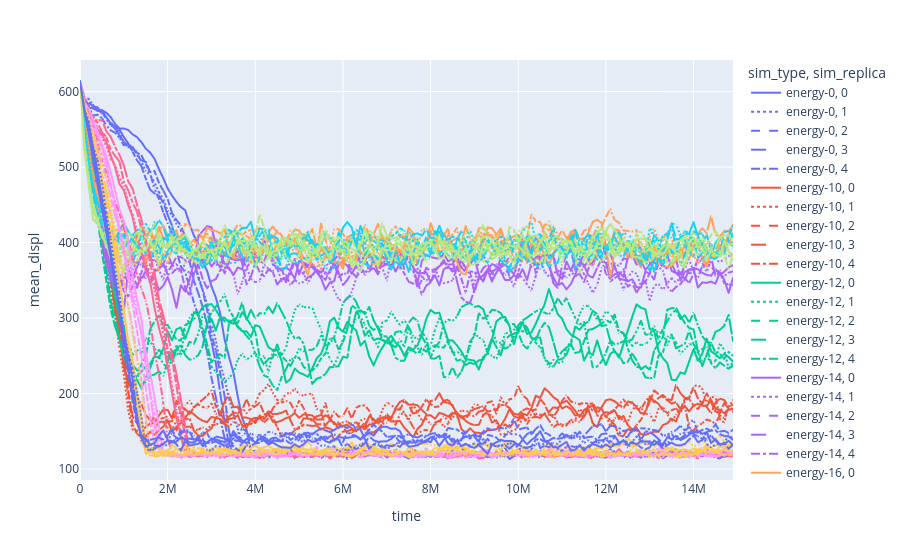

Source (notebook cell):
### Code cell
px.line(
    displdf,
    x="time",
    y="mean_displ",
    color="sim_type",
    line_dash="sim_replica"
)

### Figure 1 — Plotly figure (JSON) as saved in the notebook; plotly's stock layout.template omitted (floating-point values rounded to 4 significant figures; data arrays with more than 128 entries replaced by an {"elided": "..."} marker saying what was removed)
{"data": [{"hovertemplate": "sim_type=energy-0<br>sim_replica=0<br>time=%{x}<br>mean_displ=%{y}<extra></extra>", "legendgroup": "energy-0, 0", "line": {"color": "#636efa", "dash": "solid"}, "marker": {"symbol": "circle"}, "mode": "lines", "name": "energy-0, 0", "showlegend": true, "type": "scattergl", "x": {"elided": "150 int values"}, "xaxis": "x", "y": {"elided": "150 float values"}, "yaxis": "y"}, {"hovertemplate": "sim_type=energy-0<br>sim_replica=1<br>time=%{x}<br>mean_displ=%{y}<extra></extra>", "legendgroup": "energy-0, 1", "line": {"color": "#636efa", "dash": "dot"}, "marker": {"symbol": "circle"}, "mode": "lines", "name": "energy-0, 1", "showlegend": true, "type": "scattergl", "x": {"elided": "150 int values"}, "xaxis": "x", "y": {"elided": "150 float values"}, "yaxis": "y"}, {"hovertemplate": "sim_type=energy-0<br>sim_replica=2<br>time=%{x}<br>mean_displ=%{y}<extra></extra>", "legendgroup": "energy-0, 2", "line": {"color": "#636efa", "dash": "dash"}, "marker": {"symbol": "circle"}, "mode": "lines", "name": "energy-0, 2", "showlegend": true, "type": "scattergl", "x": {"elided": "150 int values"}, "xaxis": "x", "y": {"elided": "150 float values"}, "yaxis": "y"}, {"hovertemplate": "sim_type=energy-0<br>sim_replica=3<br>time=%{x}<br>mean_displ=%{y}<extra></extra>", "legendgroup": "energy-0, 3", "line": {"color": "#636efa", "dash": "longdash"}, "marker": {"symbol": "circle"}, "mode": "lines", "name": "energy-0, 3", "showlegend": true, "type": "scattergl", "x": {"elided": "150 int values"}, "xaxis": "x", "y": {"elided": "150 float values"}, "yaxis": "y"}, {"hovertemplate": "sim_type=energy-0<br>sim_replica=4<br>time=%{x}<br>mean_displ=%{y}<extra></extra>", "legendgroup": "energy-0, 4", "line": {"color": "#636efa", "dash": "dashdot"}, "marker": {"symbol": "circle"}, "mode": "lines", "name": "energy-0, 4", "showlegend": true, "type": "scattergl", "x": {"elided": "150 int values"}, "xaxis": "x", "y": {"elided": "150 float values"}, "yaxis": "y"}, {"hovertemplate": "sim_type=energy-10<br>sim_replica=0<br>time=%{x}<br>mean_displ=%{y}<extra></extra>", "legendgroup": "energy-10, 0", "line": {"color": "#EF553B", "dash": "solid"}, "marker": {"symbol": "circle"}, "mode": "lines", "name": "energy-10, 0", "showlegend": true, "type": "scattergl", "x": {"elided": "150 int values"}, "xaxis": "x", "y": {"elided": "150 float values"}, "yaxis": "y"}, {"hovertemplate": "sim_type=energy-10<br>sim_replica=1<br>time=%{x}<br>mean_displ=%{y}<extra></extra>", "legendgroup": "energy-10, 1", "line": {"color": "#EF553B", "dash": "dot"}, "marker": {"symbol": "circle"}, "mode": "lines", "name": "energy-10, 1", "showlegend": true, "type": "scattergl", "x": {"elided": "150 int values"}, "xaxis": "x", "y": {"elided": "150 float values"}, "yaxis": "y"}, {"hovertemplate": "sim_type=energy-10<br>sim_replica=2<br>time=%{x}<br>mean_displ=%{y}<extra></extra>", "legendgroup": "energy-10, 2", "line": {"color": "#EF553B", "dash": "dash"}, "marker": {"symbol": "circle"}, "mode": "lines", "name": "energy-10, 2", "showlegend": true, "type": "scattergl", "x": {"elided": "150 int values"}, "xaxis": "x", "y": {"elided": "150 float values"}, "yaxis": "y"}, {"hovertemplate": "sim_type=energy-10<br>sim_replica=3<br>time=%{x}<br>mean_displ=%{y}<extra></extra>", "legendgroup": "energy-10, 3", "line": {"color": "#EF553B", "dash": "longdash"}, "marker": {"symbol": "circle"}, "mode": "lines", "name": "energy-10, 3", "showlegend": true, "type": "scattergl", "x": {"elided": "150 int values"}, "xaxis": "x", "y": {"elided": "150 float values"}, "yaxis": "y"}, {"hovertemplate": "sim_type=energy-10<br>sim_replica=4<br>time=%{x}<br>mean_displ=%{y}<extra></extra>", "legendgroup": "energy-10, 4", "line": {"color": "#EF553B", "dash": "dashdot"}, "marker": {"symbol": "circle"}, "mode": "lines", "name": "energy-10, 4", "showlegend": true, "type": "scattergl", "x": {"elided": "150 int values"}, "xaxis": "x", "y": {"elided": "150 float values"}, "yaxis": "y"}, {"hovertemplate": "sim_type=energy-12<br>sim_replica=0<br>time=%{x}<br>mean_displ=%{y}<extra></extra>", "legendgroup": "energy-12, 0", "line": {"color": "#00cc96", "dash": "solid"}, "marker": {"symbol": "circle"}, "mode": "lines", "name": "energy-12, 0", "showlegend": true, "type": "scattergl", "x": {"elided": "150 int values"}, "xaxis": "x", "y": {"elided": "150 float values"}, "yaxis": "y"}, {"hovertemplate": "sim_type=energy-12<br>sim_replica=1<br>time=%{x}<br>mean_displ=%{y}<extra></extra>", "legendgroup": "energy-12, 1", "line": {"color": "#00cc96", "dash": "dot"}, "marker": {"symbol": "circle"}, "mode": "lines", "name": "energy-12, 1", "showlegend": true, "type": "scattergl", "x": {"elided": "150 int values"}, "xaxis": "x", "y": {"elided": "150 float values"}, "yaxis": "y"}, {"hovertemplate": "sim_type=energy-12<br>sim_replica=2<br>time=%{x}<br>mean_displ=%{y}<extra></extra>", "legendgroup": "energy-12, 2", "line": {"color": "#00cc96", "dash": "dash"}, "marker": {"symbol": "circle"}, "mode": "lines", "name": "energy-12, 2", "showlegend": true, "type": "scattergl", "x": {"elided": "150 int values"}, "xaxis": "x", "y": {"elided": "150 float values"}, "yaxis": "y"}, {"hovertemplate": "sim_type=energy-12<br>sim_replica=3<br>time=%{x}<br>mean_displ=%{y}<extra></extra>", "legendgroup": "energy-12, 3", "line": {"color": "#00cc96", "dash": "longdash"}, "marker": {"symbol": "circle"}, "mode": "lines", "name": "energy-12, 3", "showlegend": true, "type": "scattergl", "x": {"elided": "150 int values"}, "xaxis": "x", "y": {"elided": "150 float values"}, "yaxis": "y"}, {"hovertemplate": "sim_type=energy-12<br>sim_replica=4<br>time=%{x}<br>mean_displ=%{y}<extra></extra>", "legendgroup": "energy-12, 4", "line": {"color": "#00cc96", "dash": "dashdot"}, "marker": {"symbol": "circle"}, "mode": "lines", "name": "energy-12, 4", "showlegend": true, "type": "scattergl", "x": {"elided": "150 int values"}, "xaxis": "x", "y": {"elided": "150 float values"}, "yaxis": "y"}, {"hovertemplate": "sim_type=energy-14<br>sim_replica=0<br>time=%{x}<br>mean_displ=%{y}<extra></extra>", "legendgroup": "energy-14, 0", "line": {"color": "#ab63fa", "dash": "solid"}, "marker": {"symbol": "circle"}, "mode": "lines", "name": "energy-14, 0", "showlegend": true, "type": "scattergl", "x": {"elided": "150 int values"}, "xaxis": "x", "y": {"elided": "150 float values"}, "yaxis": "y"}, {"hovertemplate": "sim_type=energy-14<br>sim_replica=1<br>time=%{x}<br>mean_displ=%{y}<extra></extra>", "legendgroup": "energy-14, 1", "line": {"color": "#ab63fa", "dash": "dot"}, "marker": {"symbol": "circle"}, "mode": "lines", "name": "energy-14, 1", "showlegend": true, "type": "scattergl", "x": {"elided": "150 int values"}, "xaxis": "x", "y": {"elided": "150 float values"}, "yaxis": "y"}, {"hovertemplate": "sim_type=energy-14<br>sim_replica=2<br>time=%{x}<br>mean_displ=%{y}<extra></extra>", "legendgroup": "energy-14, 2", "line": {"color": "#ab63fa", "dash": "dash"}, "marker": {"symbol": "circle"}, "mode": "lines", "name": "energy-14, 2", "showlegend": true, "type": "scattergl", "x": {"elided": "150 int values"}, "xaxis": "x", "y": {"elided": "150 float values"}, "yaxis": "y"}, {"hovertemplate": "sim_type=energy-14<br>sim_replica=3<br>time=%{x}<br>mean_displ=%{y}<extra></extra>", "legendgroup": "energy-14, 3", "line": {"color": "#ab63fa", "dash": "longdash"}, "marker": {"symbol": "circle"}, "mode": "lines", "name": "energy-14, 3", "showlegend": true, "type": "scattergl", "x": {"elided": "150 int values"}, "xaxis": "x", "y": {"elided": "150 float values"}, "yaxis": "y"}, {"hovertemplate": "sim_type=energy-14<br>sim_replica=4<br>time=%{x}<br>mean_displ=%{y}<extra></extra>", "legendgroup": "energy-14, 4", "line": {"color": "#ab63fa", "dash": "dashdot"}, "marker": {"symbol": "circle"}, "mode": "lines", "name": "energy-14, 4", "showlegend": true, "type": "scattergl", "x": {"elided": "150 int values"}, "xaxis": "x", "y": {"elided": "150 float values"}, "yaxis": "y"}, {"hovertemplate": "sim_type=energy-16<br>sim_replica=0<br>time=%{x}<br>mean_displ=%{y}<extra></extra>", "legendgroup": "energy-16, 0", "line": {"color": "#FFA15A", "dash": "solid"}, "marker": {"symbol": "circle"}, "mode": "lines", "name": "energy-16, 0", "showlegend": true, "type": "scattergl", "x": {"elided": "150 int values"}, "xaxis": "x", "y": {"elided": "150 float values"}, "yaxis": "y"}, {"hovertemplate": "sim_type=energy-16<br>sim_replica=1<br>time=%{x}<br>mean_displ=%{y}<extra></extra>", "legendgroup": "energy-16, 1", "line": {"color": "#FFA15A", "dash": "dot"}, "marker": {"symbol": "circle"}, "mode": "lines", "name": "energy-16, 1", "showlegend": true, "type": "scattergl", "x": {"elided": "150 int values"}, "xaxis": "x", "y": {"elided": "150 float values"}, "yaxis": "y"}, {"hovertemplate": "sim_type=energy-16<br>sim_replica=2<br>time=%{x}<br>mean_displ=%{y}<extra></extra>", "legendgroup": "energy-16, 2", "line": {"color": "#FFA15A", "dash": "dash"}, "marker": {"symbol": "circle"}, "mode": "lines", "name": "energy-16, 2", "showlegend": true, "type": "scattergl", "x": {"elided": "150 int values"}, "xaxis": "x", "y": {"elided": "150 float values"}, "yaxis": "y"}, {"hovertemplate": "sim_type=energy-16<br>sim_replica=3<br>time=%{x}<br>mean_displ=%{y}<extra></extra>", "legendgroup": "energy-16, 3", "line": {"color": "#FFA15A", "dash": "longdash"}, "marker": {"symbol": "circle"}, "mode": "lines", "name": "energy-16, 3", "showlegend": true, "type": "scattergl", "x": {"elided": "150 int values"}, "xaxis": "x", "y": {"elided": "150 float values"}, "yaxis": "y"}, {"hovertemplate": "sim_type=energy-16<br>sim_replica=4<br>time=%{x}<br>mean_displ=%{y}<extra></extra>", "legendgroup": "energy-16, 4", "line": {"color": "#FFA15A", "dash": "dashdot"}, "marker": {"symbol": "circle"}, "mode": "lines", "name": "energy-16, 4", "showlegend": true, "type": "scattergl", "x": {"elided": "150 int values"}, "xaxis": "x", "y": {"elided": "150 float values"}, "yaxis": "y"}, {"hovertemplate": "sim_type=energy-18<br>sim_replica=0<br>time=%{x}<br>mean_displ=%{y}<extra></extra>", "legendgroup": "energy-18, 0", "line": {"color": "#19d3f3", "dash": "solid"}, "marker": {"symbol": "circle"}, "mode": "lines", "name": "energy-18, 0", "showlegend": true, "type": "scattergl", "x": {"elided": "150 int values"}, "xaxis": "x", "y": {"elided": "150 float values"}, "yaxis": "y"}, {"hovertemplate": "sim_type=energy-18<br>sim_replica=1<br>time=%{x}<br>mean_displ=%{y}<extra></extra>", "legendgroup": "energy-18, 1", "line": {"color": "#19d3f3", "dash": "dot"}, "marker": {"symbol": "circle"}, "mode": "lines", "name": "energy-18, 1", "showlegend": true, "type": "scattergl", "x": {"elided": "150 int values"}, "xaxis": "x", "y": {"elided": "150 float values"}, "yaxis": "y"}, {"hovertemplate": "sim_type=energy-18<br>sim_replica=2<br>time=%{x}<br>mean_displ=%{y}<extra></extra>", "legendgroup": "energy-18, 2", "line": {"color": "#19d3f3", "dash": "dash"}, "marker": {"symbol": "circle"}, "mode": "lines", "name": "energy-18, 2", "showlegend": true, "type": "scattergl", "x": {"elided": "150 int values"}, "xaxis": "x", "y": {"elided": "150 float values"}, "yaxis": "y"}, {"hovertemplate": "sim_type=energy-18<br>sim_replica=3<br>time=%{x}<br>mean_displ=%{y}<extra></extra>", "legendgroup": "energy-18, 3", "line": {"color": "#19d3f3", "dash": "longdash"}, "marker": {"symbol": "circle"}, "mode": "lines", "name": "energy-18, 3", "showlegend": true, "type": "scattergl", "x": {"elided": "150 int values"}, "xaxis": "x", "y": {"elided": "150 float values"}, "yaxis": "y"}, {"hovertemplate": "sim_type=energy-18<br>sim_replica=4<br>time=%{x}<br>mean_displ=%{y}<extra></extra>", "legendgroup": "energy-18, 4", "line": {"color": "#19d3f3", "dash": "dashdot"}, "marker": {"symbol": "circle"}, "mode": "lines", "name": "energy-18, 4", "showlegend": true, "type": "scattergl", "x": {"elided": "150 int values"}, "xaxis": "x", "y": {"elided": "150 float values"}, "yaxis": "y"}, {"hovertemplate": "sim_type=energy-2<br>sim_replica=0<br>time=%{x}<br>mean_displ=%{y}<extra></extra>", "legendgroup": "energy-2, 0", "line": {"color": "#FF6692", "dash": "solid"}, "marker": {"symbol": "circle"}, "mode": "lines", "name": "energy-2, 0", "showlegend": true, "type": "scattergl", "x": {"elided": "150 int values"}, "xaxis": "x", "y": {"elided": "150 float values"}, "yaxis": "y"}, {"hovertemplate": "sim_type=energy-2<br>sim_replica=1<br>time=%{x}<br>mean_displ=%{y}<extra></extra>", "legendgroup": "energy-2, 1", "line": {"color": "#FF6692", "dash": "dot"}, "marker": {"symbol": "circle"}, "mode": "lines", "name": "energy-2, 1", "showlegend": true, "type": "scattergl", "x": {"elided": "150 int values"}, "xaxis": "x", "y": {"elided": "150 float values"}, "yaxis": "y"}, {"hovertemplate": "sim_type=energy-2<br>sim_replica=2<br>time=%{x}<br>mean_displ=%{y}<extra></extra>", "legendgroup": "energy-2, 2", "line": {"color": "#FF6692", "dash": "dash"}, "marker": {"symbol": "circle"}, "mode": "lines", "name": "energy-2, 2", "showlegend": true, "type": "scattergl", "x": {"elided": "150 int values"}, "xaxis": "x", "y": {"elided": "150 float values"}, "yaxis": "y"}, {"hovertemplate": "sim_type=energy-2<br>sim_replica=3<br>time=%{x}<br>mean_displ=%{y}<extra></extra>", "legendgroup": "energy-2, 3", "line": {"color": "#FF6692", "dash": "longdash"}, "marker": {"symbol": "circle"}, "mode": "lines", "name": "energy-2, 3", "showlegend": true, "type": "scattergl", "x": {"elided": "150 int values"}, "xaxis": "x", "y": {"elided": "150 float values"}, "yaxis": "y"}, {"hovertemplate": "sim_type=energy-2<br>sim_replica=4<br>time=%{x}<br>mean_displ=%{y}<extra></extra>", "legendgroup": "energy-2, 4", "line": {"color": "#FF6692", "dash": "dashdot"}, "marker": {"symbol": "circle"}, "mode": "lines", "name": "energy-2, 4", "showlegend": true, "type": "scattergl", "x": {"elided": "150 int values"}, "xaxis": "x", "y": {"elided": "150 float values"}, "yaxis": "y"}, {"hovertemplate": "sim_type=energy-20<br>sim_replica=0<br>time=%{x}<br>mean_displ=%{y}<extra></extra>", "legendgroup": "energy-20, 0", "line": {"color": "#B6E880", "dash": "solid"}, "marker": {"symbol": "circle"}, "mode": "lines", "name": "energy-20, 0", "showlegend": true, "type": "scattergl", "x": {"elided": "150 int values"}, "xaxis": "x", "y": {"elided": "150 float values"}, "yaxis": "y"}, {"hovertemplate": "sim_type=energy-20<br>sim_replica=1<br>time=%{x}<br>mean_displ=%{y}<extra></extra>", "legendgroup": "energy-20, 1", "line": {"color": "#B6E880", "dash": "dot"}, "marker": {"symbol": "circle"}, "mode": "lines", "name": "energy-20, 1", "showlegend": true, "type": "scattergl", "x": {"elided": "150 int values"}, "xaxis": "x", "y": {"elided": "150 float values"}, "yaxis": "y"}, {"hovertemplate": "sim_type=energy-20<br>sim_replica=2<br>time=%{x}<br>mean_displ=%{y}<extra></extra>", "legendgroup": "energy-20, 2", "line": {"color": "#B6E880", "dash": "dash"}, "marker": {"symbol": "circle"}, "mode": "lines", "name": "energy-20, 2", "showlegend": true, "type": "scattergl", "x": {"elided": "150 int values"}, "xaxis": "x", "y": {"elided": "150 float values"}, "yaxis": "y"}, {"hovertemplate": "sim_type=energy-20<br>sim_replica=3<br>time=%{x}<br>mean_displ=%{y}<extra></extra>", "legendgroup": "energy-20, 3", "line": {"color": "#B6E880", "dash": "longdash"}, "marker": {"symbol": "circle"}, "mode": "lines", "name": "energy-20, 3", "showlegend": true, "type": "scattergl", "x": {"elided": "150 int values"}, "xaxis": "x", "y": {"elided": "150 float values"}, "yaxis": "y"}, {"hovertemplate": "sim_type=energy-20<br>sim_replica=4<br>time=%{x}<br>mean_displ=%{y}<extra></extra>", "legendgroup": "energy-20, 4", "line": {"color": "#B6E880", "dash": "dashdot"}, "marker": {"symbol": "circle"}, "mode": "lines", "name": "energy-20, 4", "showlegend": true, "type": "scattergl", "x": {"elided": "150 int values"}, "xaxis": "x", "y": {"elided": "150 float values"}, "yaxis": "y"}, {"hovertemplate": "sim_type=energy-4<br>sim_replica=0<br>time=%{x}<br>mean_displ=%{y}<extra></extra>", "legendgroup": "energy-4, 0", "line": {"color": "#FF97FF", "dash": "solid"}, "marker": {"symbol": "circle"}, "mode": "lines", "name": "energy-4, 0", "showlegend": true, "type": "scattergl", "x": {"elided": "150 int values"}, "xaxis": "x", "y": {"elided": "150 float values"}, "yaxis": "y"}, {"hovertemplate": "sim_type=energy-4<br>sim_replica=1<br>time=%{x}<br>mean_displ=%{y}<extra></extra>", "legendgroup": "energy-4, 1", "line": {"color": "#FF97FF", "dash": "dot"}, "marker": {"symbol": "circle"}, "mode": "lines", "name": "energy-4, 1", "showlegend": true, "type": "scattergl", "x": {"elided": "150 int values"}, "xaxis": "x", "y": {"elided": "150 float values"}, "yaxis": "y"}, {"hovertemplate": "sim_type=energy-4<br>sim_replica=2<br>time=%{x}<br>mean_displ=%{y}<extra></extra>", "legendgroup": "energy-4, 2", "line": {"color": "#FF97FF", "dash": "dash"}, "marker": {"symbol": "circle"}, "mode": "lines", "name": "energy-4, 2", "showlegend": true, "type": "scattergl", "x": {"elided": "150 int values"}, "xaxis": "x", "y": {"elided": "150 float values"}, "yaxis": "y"}, {"hovertemplate": "sim_type=energy-4<br>sim_replica=3<br>time=%{x}<br>mean_displ=%{y}<extra></extra>", "legendgroup": "energy-4, 3", "line": {"color": "#FF97FF", "dash": "longdash"}, "marker": {"symbol": "circle"}, "mode": "lines", "name": "energy-4, 3", "showlegend": true, "type": "scattergl", "x": {"elided": "150 int values"}, "xaxis": "x", "y": {"elided": "150 float values"}, "yaxis": "y"}, {"hovertemplate": "sim_type=energy-4<br>sim_replica=4<br>time=%{x}<br>mean_displ=%{y}<extra></extra>", "legendgroup": "energy-4, 4", "line": {"color": "#FF97FF", "dash": "dashdot"}, "marker": {"symbol": "circle"}, "mode": "lines", "name": "energy-4, 4", "showlegend": true, "type": "scattergl", "x": {"elided": "150 int values"}, "xaxis": "x", "y": {"elided": "150 float values"}, "yaxis": "y"}, {"hovertemplate": "sim_type=energy-6<br>sim_replica=0<br>time=%{x}<br>mean_displ=%{y}<extra></extra>", "legendgroup": "energy-6, 0", "line": {"color": "#FECB52", "dash": "solid"}, "marker": {"symbol": "circle"}, "mode": "lines", "name": "energy-6, 0", "showlegend": true, "type": "scattergl", "x": {"elided": "150 int values"}, "xaxis": "x", "y": {"elided": "150 float values"}, "yaxis": "y"}, {"hovertemplate": "sim_type=energy-6<br>sim_replica=1<br>time=%{x}<br>mean_displ=%{y}<extra></extra>", "legendgroup": "energy-6, 1", "line": {"color": "#FECB52", "dash": "dot"}, "marker": {"symbol": "circle"}, "mode": "lines", "name": "energy-6, 1", "showlegend": true, "type": "scattergl", "x": {"elided": "150 int values"}, "xaxis": "x", "y": {"elided": "150 float values"}, "yaxis": "y"}, {"hovertemplate": "sim_type=energy-6<br>sim_replica=2<br>time=%{x}<br>mean_displ=%{y}<extra></extra>", "legendgroup": "energy-6, 2", "line": {"color": "#FECB52", "dash": "dash"}, "marker": {"symbol": "circle"}, "mode": "lines", "name": "energy-6, 2", "showlegend": true, "type": "scattergl", "x": {"elided": "150 int values"}, "xaxis": "x", "y": {"elided": "150 float values"}, "yaxis": "y"}, {"hovertemplate": "sim_type=energy-6<br>sim_replica=3<br>time=%{x}<br>mean_displ=%{y}<extra></extra>", "legendgroup": "energy-6, 3", "line": {"color": "#FECB52", "dash": "longdash"}, "marker": {"symbol": "circle"}, "mode": "lines", "name": "energy-6, 3", "showlegend": true, "type": "scattergl", "x": {"elided": "150 int values"}, "xaxis": "x", "y": {"elided": "150 float values"}, "yaxis": "y"}, {"hovertemplate": "sim_type=energy-6<br>sim_replica=4<br>time=%{x}<br>mean_displ=%{y}<extra></extra>", "legendgroup": "energy-6, 4", "line": {"color": "#FECB52", "dash": "dashdot"}, "marker": {"symbol": "circle"}, "mode": "lines", "name": "energy-6, 4", "showlegend": true, "type": "scattergl", "x": {"elided": "150 int values"}, "xaxis": "x", "y": {"elided": "150 float values"}, "yaxis": "y"}, {"hovertemplate": "sim_type=energy-8<br>sim_replica=0<br>time=%{x}<br>mean_displ=%{y}<extra></extra>", "legendgroup": "energy-8, 0", "line": {"color": "#636efa", "dash": "solid"}, "marker": {"symbol": "circle"}, "mode": "lines", "name": "energy-8, 0", "showlegend": true, "type": "scattergl", "x": {"elided": "150 int values"}, "xaxis": "x", "y": {"elided": "150 float values"}, "yaxis": "y"}, {"hovertemplate": "sim_type=energy-8<br>sim_replica=1<br>time=%{x}<br>mean_displ=%{y}<extra></extra>", "legendgroup": "energy-8, 1", "line": {"color": "#636efa", "dash": "dot"}, "marker": {"symbol": "circle"}, "mode": "lines", "name": "energy-8, 1", "showlegend": true, "type": "scattergl", "x": {"elided": "150 int values"}, "xaxis": "x", "y": {"elided": "150 float values"}, "yaxis": "y"}, {"hovertemplate": "sim_type=energy-8<br>sim_replica=2<br>time=%{x}<br>mean_displ=%{y}<extra></extra>", "legendgroup": "energy-8, 2", "line": {"color": "#636efa", "dash": "dash"}, "marker": {"symbol": "circle"}, "mode": "lines", "name": "energy-8, 2", "showlegend": true, "type": "scattergl", "x": {"elided": "150 int values"}, "xaxis": "x", "y": {"elided": "150 float values"}, "yaxis": "y"}, {"hovertemplate": "sim_type=energy-8<br>sim_replica=3<br>time=%{x}<br>mean_displ=%{y}<extra></extra>", "legendgroup": "energy-8, 3", "line": {"color": "#636efa", "dash": "longdash"}, "marker": {"symbol": "circle"}, "mode": "lines", "name": "energy-8, 3", "showlegend": true, "type": "scattergl", "x": {"elided": "150 int values"}, "xaxis": "x", "y": {"elided": "150 float values"}, "yaxis": "y"}, {"hovertemplate": "sim_type=energy-8<br>sim_replica=4<br>time=%{x}<br>mean_displ=%{y}<extra></extra>", "legendgroup": "energy-8, 4", "line": {"color": "#636efa", "dash": "dashdot"}, "marker": {"symbol": "circle"}, "mode": "lines", "name": "energy-8, 4", "showlegend": true, "type": "scattergl", "x": {"elided": "150 int values"}, "xaxis": "x", "y": {"elided": "150 float values"}, "yaxis": "y"}], "layout": {"legend": {"title": {"text": "sim_type, sim_replica"}, "tracegroupgap": 0}, "margin": {"t": 60}, "xaxis": {"anchor": "y", "domain": [0, 1], "title": {"text": "time"}}, "yaxis": {"anchor": "x", "domain": [0, 1], "title": {"text": "mean_displ"}}}}
